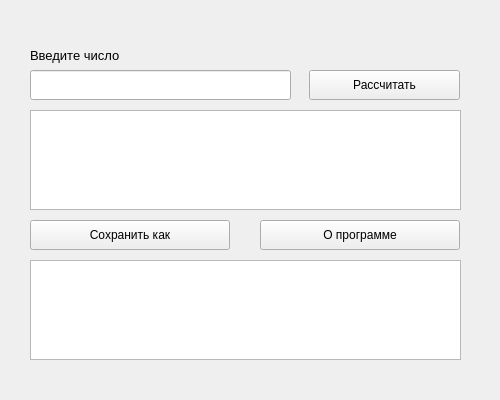
<?xml version="1.0" encoding="UTF-8"?>
<ui version="4.0">
 <class>MainWindow</class>
 <widget class="QMainWindow" name="MainWindow">
  <property name="geometry">
   <rect>
    <x>0</x>
    <y>0</y>
    <width>500</width>
    <height>400</height>
   </rect>
  </property>
  <property name="minimumSize">
   <size>
    <width>500</width>
    <height>400</height>
   </size>
  </property>
  <property name="maximumSize">
   <size>
    <width>500</width>
    <height>400</height>
   </size>
  </property>
  <property name="windowTitle">
   <string>Размер числа</string>
  </property>
  <widget class="QWidget" name="centralwidget">
   <widget class="QLineEdit" name="lineEdit">
    <property name="geometry">
     <rect>
      <x>30</x>
      <y>70</y>
      <width>261</width>
      <height>30</height>
     </rect>
    </property>
   </widget>
   <widget class="QPushButton" name="execute">
    <property name="geometry">
     <rect>
      <x>309</x>
      <y>70</y>
      <width>151</width>
      <height>30</height>
     </rect>
    </property>
    <property name="text">
     <string>Рассчитать</string>
    </property>
   </widget>
   <widget class="QTextEdit" name="textEdit">
    <property name="geometry">
     <rect>
      <x>30</x>
      <y>110</y>
      <width>431</width>
      <height>100</height>
     </rect>
    </property>
   </widget>
   <widget class="QPushButton" name="save">
    <property name="geometry">
     <rect>
      <x>30</x>
      <y>220</y>
      <width>200</width>
      <height>30</height>
     </rect>
    </property>
    <property name="text">
     <string>Сохранить как</string>
    </property>
   </widget>
   <widget class="QPushButton" name="about">
    <property name="geometry">
     <rect>
      <x>260</x>
      <y>220</y>
      <width>200</width>
      <height>30</height>
     </rect>
    </property>
    <property name="text">
     <string>О программе</string>
    </property>
   </widget>
   <widget class="QListView" name="listView">
    <property name="geometry">
     <rect>
      <x>30</x>
      <y>260</y>
      <width>431</width>
      <height>100</height>
     </rect>
    </property>
   </widget>
   <widget class="QLabel" name="label">
    <property name="geometry">
     <rect>
      <x>30</x>
      <y>40</y>
      <width>141</width>
      <height>31</height>
     </rect>
    </property>
    <property name="text">
     <string>&lt;html&gt;&lt;head/&gt;&lt;body&gt;&lt;p&gt;&lt;span style=&quot; font-size:10pt;&quot;&gt;Введите число&lt;/span&gt;&lt;/p&gt;&lt;/body&gt;&lt;/html&gt;</string>
    </property>
   </widget>
  </widget>
 </widget>
 <resources/>
 <connections/>
</ui>
